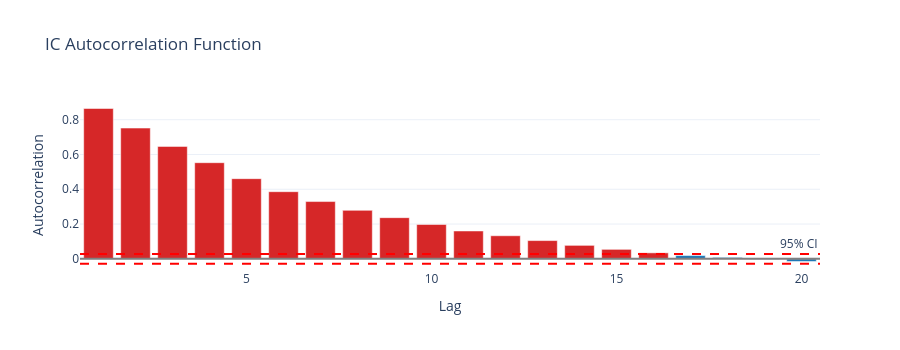

This figure's notebook cell:
### Markdown cell above
### Autocorrelation in IC Series

Let's examine the autocorrelation structure directly.

### Code cell
# Compute autocorrelation function
def compute_acf(series, nlags=20):
    """Compute autocorrelation function."""
    n = len(series)
    series = series - np.mean(series)
    acf = []
    for lag in range(nlags + 1):
        if lag == 0:
            acf.append(1.0)
        else:
            acf.append(np.corrcoef(series[lag:], series[:-lag])[0, 1])
    return np.array(acf)


acf_values = compute_acf(ic_series, nlags=20)

# Significance bounds for white noise
n = len(ic_series)
sig_bound = 1.96 / np.sqrt(n)

# Visualize ACF
fig = go.Figure()

fig.add_trace(
    go.Bar(
        x=list(range(1, 21)),
        y=acf_values[1:],
        name="ACF",
        marker_color=["#d62728" if abs(v) > sig_bound else "#1f77b4" for v in acf_values[1:]],
    )
)

fig.add_hline(y=sig_bound, line_dash="dash", line_color="red", annotation_text="95% CI")
fig.add_hline(y=-sig_bound, line_dash="dash", line_color="red")
fig.add_hline(y=0, line_color="gray")

fig.update_layout(
    title="IC Autocorrelation Function",
    xaxis_title="Lag",
    yaxis_title="Autocorrelation",
    template="plotly_white",
    height=350,
)
fig.show()

# Count significant lags
n_significant_lags = sum(abs(acf_values[1:]) > sig_bound)
print(f"\nSignificant autocorrelation lags: {n_significant_lags}/20")
print("\nThis means naive t-statistics will overstate significance!")

### Figure 1 — Plotly figure (JSON) as saved in the notebook; plotly's stock layout.template omitted (floating-point values rounded to 4 significant figures)
{"data": [{"marker": {"color": ["#d62728", "#d62728", "#d62728", "#d62728", "#d62728", "#d62728", "#d62728", "#d62728", "#d62728", "#d62728", "#d62728", "#d62728", "#d62728", "#d62728", "#d62728", "#d62728", "#1f77b4", "#1f77b4", "#1f77b4", "#1f77b4"]}, "name": "ACF", "type": "bar", "x": [1, 2, 3, 4, 5, 6, 7, 8, 9, 10, 11, 12, 13, 14, 15, 16, 17, 18, 19, 20], "y": [0.8645, 0.752, 0.6465, 0.5528, 0.461, 0.3861, 0.3294, 0.2787, 0.2368, 0.1976, 0.1602, 0.1327, 0.105, 0.07749, 0.05454, 0.03444, 0.01889, 0.008261, -0.00355, -0.0153]}], "layout": {"annotations": [{"showarrow": false, "text": "95% CI", "x": 1, "xanchor": "right", "xref": "x domain", "y": 0.02775, "yanchor": "bottom", "yref": "y"}], "height": 350, "shapes": [{"line": {"color": "red", "dash": "dash"}, "type": "line", "x0": 0, "x1": 1, "xref": "x domain", "y0": 0.02775, "y1": 0.02775, "yref": "y"}, {"line": {"color": "red", "dash": "dash"}, "type": "line", "x0": 0, "x1": 1, "xref": "x domain", "y0": -0.02775, "y1": -0.02775, "yref": "y"}, {"line": {"color": "gray"}, "type": "line", "x0": 0, "x1": 1, "xref": "x domain", "y0": 0, "y1": 0, "yref": "y"}], "title": {"text": "IC Autocorrelation Function"}, "xaxis": {"title": {"text": "Lag"}}, "yaxis": {"title": {"text": "Autocorrelation"}}}}
